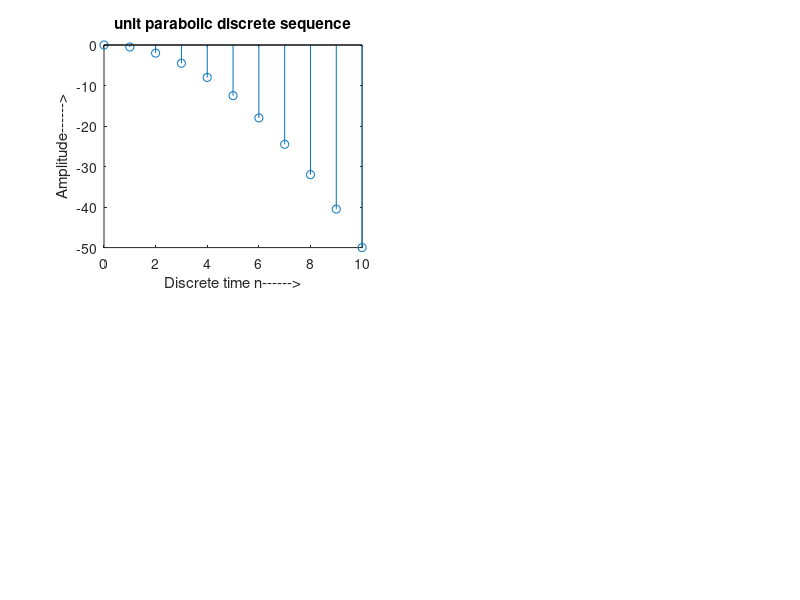

Source code (MATLAB):
% unit parabolic discrete sequence
n=0:1:10;
parabola=0.5*(n.^2);
subplot(2,2,1);
stem(n,parabola);
xlabel('Discrete time n------>');
ylabel('Amplitude------>');
title('unit parabolic discrete sequence');


% unit parabolic discrete sequence
n=0:1:10;
parabola2=0.5*(-n.^2);
subplot(2,2,1);
stem(n,parabola2);
xlabel('Discrete time n------>');
ylabel('Amplitude------>');
title('unit parabolic discrete sequence');
